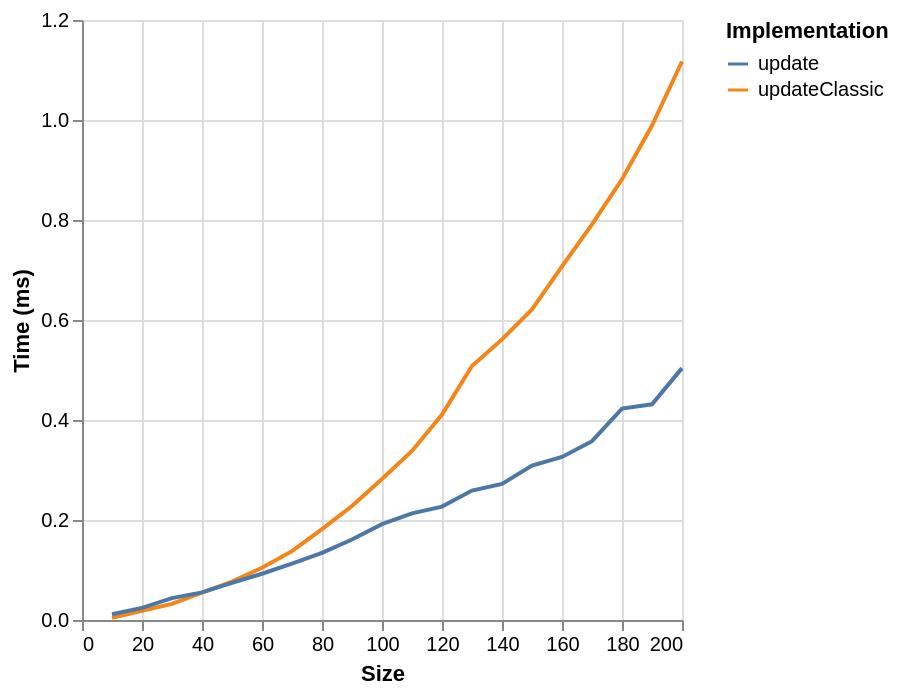

Source (Vega-Lite JSON):
### Vega-Lite specification from a JSON file in a GitHub repository (floating-point values rounded to 4 significant figures)
{"$schema": "https://vega.github.io/schema/vega-lite/v6.json", "data": {"values": [{"ms": 0.0045, "series": "updateClassic", "size": 10}, {"ms": 0.0185, "series": "updateClassic", "size": 20}, {"ms": 0.0322, "series": "updateClassic", "size": 30}, {"ms": 0.0548, "series": "updateClassic", "size": 40}, {"ms": 0.0767, "series": "updateClassic", "size": 50}, {"ms": 0.1046, "series": "updateClassic", "size": 60}, {"ms": 0.1377, "series": "updateClassic", "size": 70}, {"ms": 0.1818, "series": "updateClassic", "size": 80}, {"ms": 0.228, "series": "updateClassic", "size": 90}, {"ms": 0.282, "series": "updateClassic", "size": 100}, {"ms": 0.338, "series": "updateClassic", "size": 110}, {"ms": 0.4108, "series": "updateClassic", "size": 120}, {"ms": 0.508, "series": "updateClassic", "size": 130}, {"ms": 0.5612, "series": "updateClassic", "size": 140}, {"ms": 0.6211, "series": "updateClassic", "size": 150}, {"ms": 0.7072, "series": "updateClassic", "size": 160}, {"ms": 0.7914, "series": "updateClassic", "size": 170}, {"ms": 0.8814, "series": "updateClassic", "size": 180}, {"ms": 0.9889, "series": "updateClassic", "size": 190}, {"ms": 1.117, "series": "updateClassic", "size": 200}, {"ms": 0.0115, "series": "update", "size": 10}, {"ms": 0.0243, "series": "update", "size": 20}, {"ms": 0.0438, "series": "update", "size": 30}, {"ms": 0.0553, "series": "update", "size": 40}, {"ms": 0.0743, "series": "update", "size": 50}, {"ms": 0.0925, "series": "update", "size": 60}, {"ms": 0.1128, "series": "update", "size": 70}, {"ms": 0.1342, "series": "update", "size": 80}, {"ms": 0.1609, "series": "update", "size": 90}, {"ms": 0.1917, "series": "update", "size": 100}, {"ms": 0.2134, "series": "update", "size": 110}, {"ms": 0.2268, "series": "update", "size": 120}, {"ms": 0.2589, "series": "update", "size": 130}, {"ms": 0.2723, "series": "update", "size": 140}, {"ms": 0.3088, "series": "update", "size": 150}, {"ms": 0.3261, "series": "update", "size": 160}, {"ms": 0.3576, "series": "update", "size": 170}, {"ms": 0.4228, "series": "update", "size": 180}, {"ms": 0.4313, "series": "update", "size": 190}, {"ms": 0.5038, "series": "update", "size": 200}]}, "encoding": {"color": {"field": "series", "legend": {"orient": "right", "symbolLimit": 30, "title": "Implementation"}, "type": "nominal"}, "x": {"field": "size", "title": "Size", "type": "quantitative"}, "y": {"field": "ms", "title": "Time (ms)", "type": "quantitative"}}, "mark": {"point": false, "type": "line"}}
